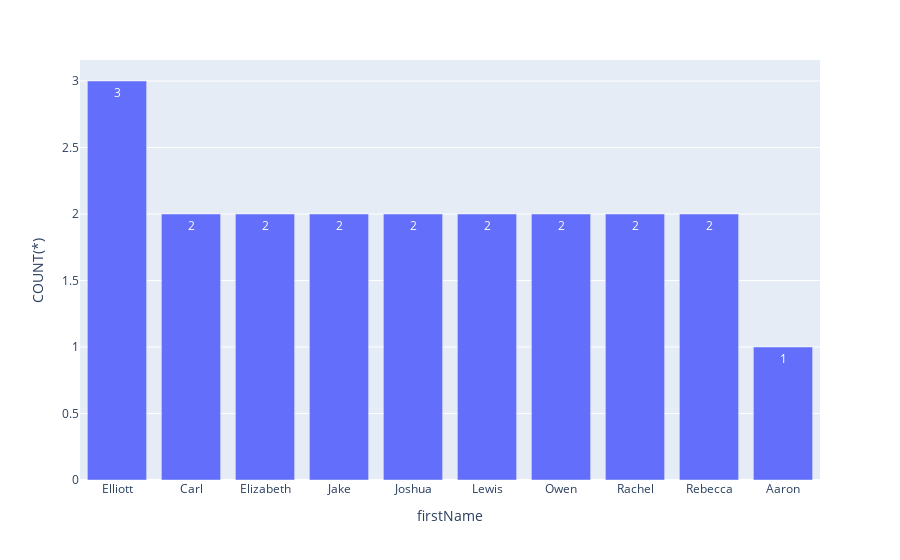

This figure's notebook cell:
### Code cell
px.bar(common_names, 'firstName', 'COUNT(*)', text_auto='')

### Figure 1 — Plotly figure (JSON) as saved in the notebook; plotly's stock layout.template omitted (floating-point values rounded to 4 significant figures)
{"data": [{"alignmentgroup": "True", "hovertemplate": "firstName=%{x}<br>COUNT(*)=%{y}<extra></extra>", "legendgroup": "", "marker": {"color": "#636efa", "pattern": {"shape": ""}}, "name": "", "offsetgroup": "", "orientation": "v", "showlegend": false, "textposition": "auto", "texttemplate": "%{y:}", "type": "bar", "x": ["Elliott", "Carl", "Elizabeth", "Jake", "Joshua", "Lewis", "Owen", "Rachel", "Rebecca", "Aaron"], "xaxis": "x", "y": [3, 2, 2, 2, 2, 2, 2, 2, 2, 1], "yaxis": "y"}], "layout": {"barmode": "relative", "legend": {"tracegroupgap": 0}, "margin": {"t": 60}, "xaxis": {"anchor": "y", "domain": [0, 1], "title": {"text": "firstName"}}, "yaxis": {"anchor": "x", "domain": [0, 1], "title": {"text": "COUNT(*)"}}}}
